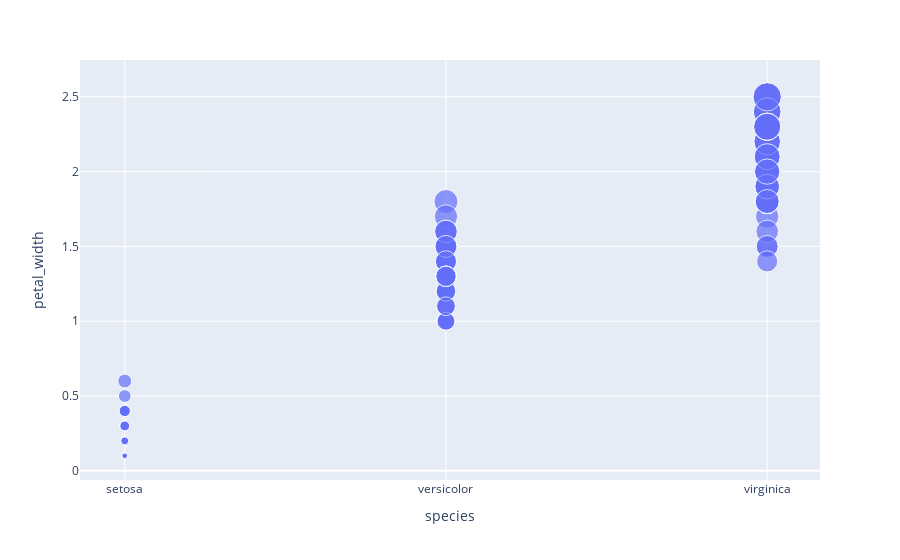

The code cell stored with this chart in its notebook:
### Code cell
px.scatter(Iris,x='species',y='petal_width',size='petal_width')

### Figure 1 — Plotly figure (JSON) as saved in the notebook; plotly's stock layout.template omitted (floating-point values rounded to 4 significant figures; data arrays with more than 128 entries replaced by an {"elided": "..."} marker saying what was removed)
{"data": [{"hovertemplate": "species=%{x}<br>petal_width=%{marker.size}<extra></extra>", "legendgroup": "", "marker": {"color": "#636efa", "size": {"elided": "150 float values"}, "sizemode": "area", "sizeref": 0.00625, "symbol": "circle"}, "mode": "markers", "name": "", "orientation": "v", "showlegend": false, "type": "scatter", "x": {"elided": "150 str values"}, "xaxis": "x", "y": {"elided": "150 float values"}, "yaxis": "y"}], "layout": {"legend": {"itemsizing": "constant", "tracegroupgap": 0}, "margin": {"t": 60}, "xaxis": {"anchor": "y", "domain": [0, 1], "title": {"text": "species"}}, "yaxis": {"anchor": "x", "domain": [0, 1], "title": {"text": "petal_width"}}}}
